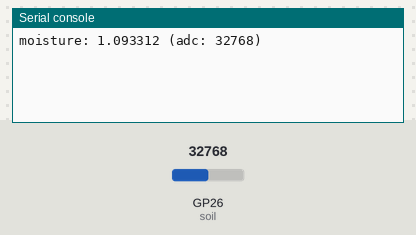
The program below on a simulated Raspberry Pi Pico running MicroPython. Parts: the last lines printed to the serial console. Inputs (shaded band) come from the test bench; at power-on: GP26 (soil) = 32768 (analog values on the 0–65535 scale).

Above: at 1.2 s.
1.3 s: GP26 (soil) set to 29345
At 2.5 s:
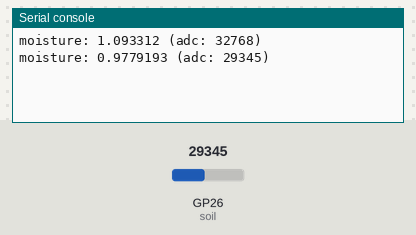
2.8 s: GP26 (soil) set to 30655
At 5.3 s:
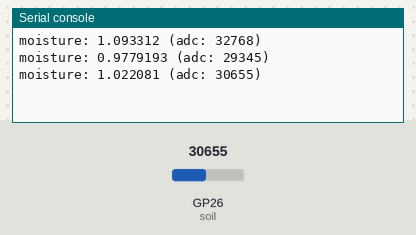
Timing chart, 0 to 6.8 s (numbered marks = the images above; inputs shaded):
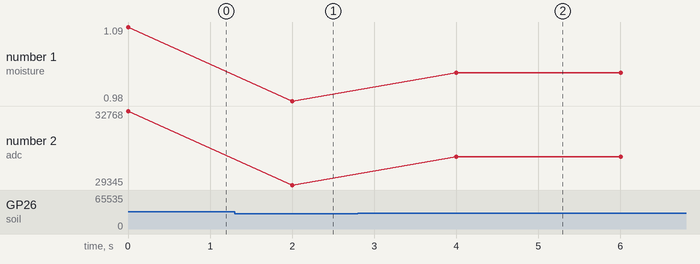

The program:

soil.py
```python
from machine import ADC, Pin, I2C
import utime

# use variables instead of numbers:


class Soil:
    def __init__(self):
        self.soil = ADC(Pin(26))  # Soil moisture PIN reference

        # Calibraton values
        self.min_moisture = 336
        self.max_moisture = 30000

        self.readDelay = 3  # delay between readings

    def read(self) -> float:
        raw = self.read_raw()
        moisture = (raw - self.min_moisture) / (self.max_moisture - self.min_moisture)

        return moisture

    def read_raw(self) -> int:
        return self.soil.read_u16()


if __name__ == "__main__":
    soil = Soil()
    while True:

        moisture = soil.read()
        raw = soil.read_raw()
        # print values
        print(f"moisture: {moisture} (adc: {raw})")

        utime.sleep(2)  # set a delay between readings
```

Measured:
- after the input at 1.3 s, the serial console: prints a new line after 0.70 s (image 1)
- after the input at 2.8 s, the serial console: prints a new line after 1.2 s (image 2)
- plotted number 1: 1.09 → 0.98 after the input at 1.3 s, 0.98 → 1.02 after the input at 2.8 s
- plotted number 2: 32768 → 29345 after the input at 1.3 s, 29345 → 30655 after the input at 2.8 s
